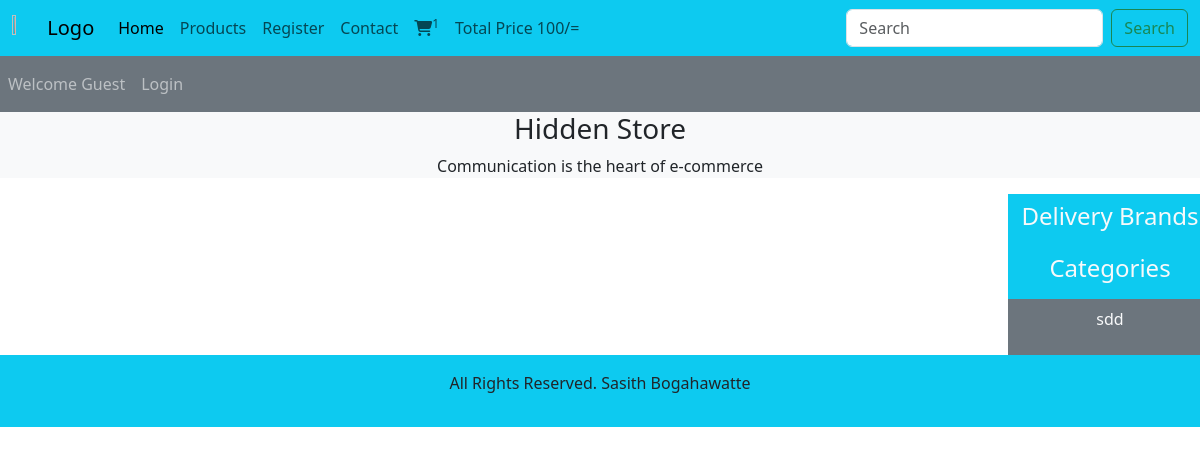
Before: / with the older database file.
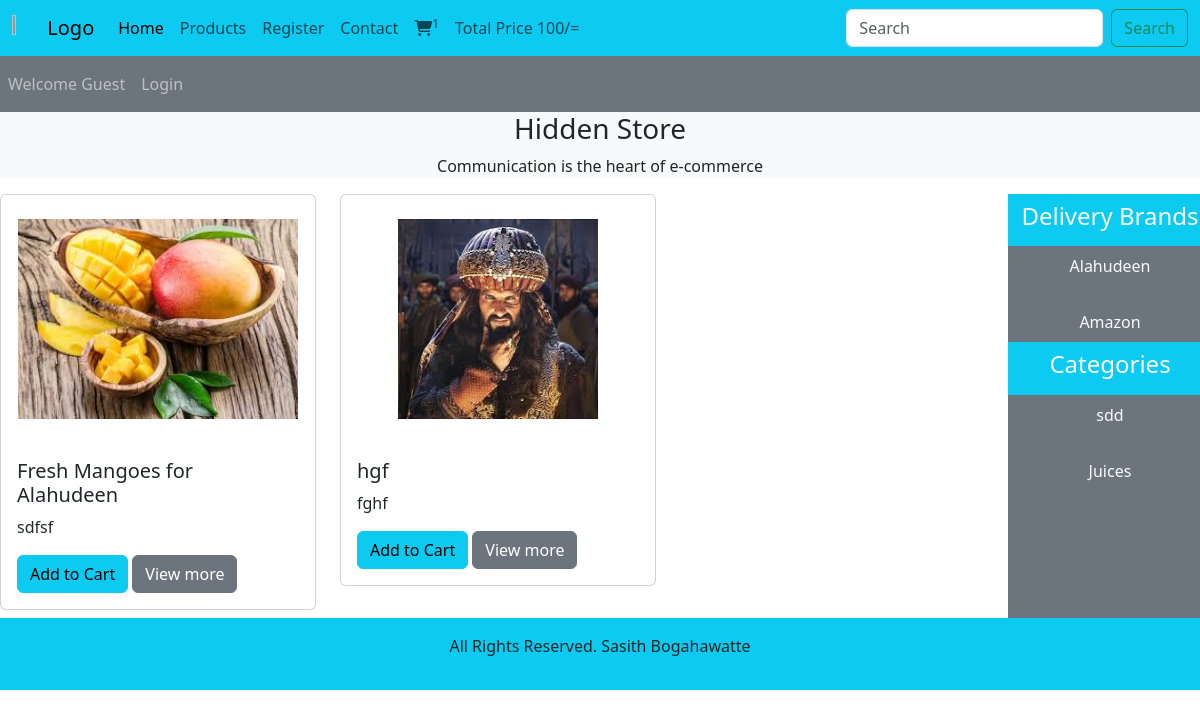
After: the same page with the newer database file.
### tables this page shows
CREATE TABLE `categories` (
  `category_id` int(100) NOT NULL,
  `category_title` varchar(255) NOT NULL
);

CREATE TABLE `products` (
  `product_id` int(100) NOT NULL,
  `product_title` varchar(255) NOT NULL,
  `product_description` varchar(255) NOT NULL,
  `product_keywords` varchar(255) NOT NULL,
  `category_id` int(11) NOT NULL,
  `brand_id` int(11) NOT NULL,
  `product_image1` varchar(255) NOT NULL,
  `product_image2` varchar(255) NOT NULL,
  `product_image3` varchar(255) NOT NULL,
  `product_price` varchar(100) NOT NULL,
  `date` timestamp NOT NULL DEFAULT current_timestamp() ON UPDATE current_timestamp(),
  `status` varchar(100) NOT NULL
);

CREATE TABLE `brands` (
  `brand_id` int(100) NOT NULL,
  `brand_title` varchar(100) NOT NULL
);

### functions/common_function.php (the view, shortened to what this page needs)
<?php
include ('./includes/connect.php');
function getproducts()
{
    if(!isset($_GET['category'])){
        if(!isset($_GET['brand'])){
    global $con;
    $select_query = "Select * from `products` order by rand() limit 0,9";
                    $result_query = mysqli_query($con, $select_query);
                    while ($row = mysqli_fetch_assoc($result_query)) {
                        $product_title = $row['product_title'];
                        $product_description = $row['product_description'];
                        $product_image1 = $row['product_image1'];
                        echo "<div class='col-md-4 mb-2'>
                        <div class='card '>
                            <img class='card-img-top my-4' src='./admin_area/product_images/$product_image1' alt='Card image cap'>
                            <div class='card-body'>
                                <h5 class='card-title'>$product_title</h5>
                                <p class='card-'text'>$product_description</p>
                                <a href='#' class='btn btn-info'>Add to Cart</a>
                                <a href='#' class='btn btn-secondary'>View more</a>
                            </div>
                        </div>
                    </div>";
                    }
}}}
function getbrands(){
    global $con;
     $select_brands = "select * from brands";
                    $result_brands = mysqli_query($con, $select_brands);
                    while ($row_data = mysqli_fetch_assoc($result_brands)) {
                        $brand_title = $row_data['brand_title'];
                        $brand_id = $row_data['brand_id'];
                        echo "<li class='nav-item'>
                        <a href='index.php?brand=$brand_id' class='nav-link text-light'>
                            $brand_title
                        </a>
                    </li>";
                    }
}
 function getcategories(){
    global $con;
                $select_categories = "select * from categories";
                    $result_categories = mysqli_query($con, $select_categories);
                    while ($row_data = mysqli_fetch_assoc($result_categories)) {
                        $category_title = $row_data['category_title'];
                        $category_id = $row_data['category_id'];
                        echo "<li class='nav-item'>
                        <a href='index.php?category=$category_id' class='nav-link text-light'>
                            $category_title
                        </a>
                    </li>";
                    }
 }
?>

### index.php (shortened to what this page needs)
<?php
include('includes\connect.php');
include('functions\common_function.php');
?>
<!DOCTYPE html>
<html lang="en">
<head>
    <link href="https://cdn.jsdelivr.net/npm/bootstrap@5.3.3/dist/css/bootstrap.min.css" rel="stylesheet"
>
    <link rel="stylesheet" href="https://cdnjs.cloudflare.com/ajax/libs/font-awesome/6.6.0/css/all.min.css"
 />
    <link rel="stylesheet" href="styles.css">
</head>
<body>
    <div class="container-fluid p-0">
        <nav class="navbar navbar-expand-lg  bg-info">
            <div class="container-fluid">
                <img src=".\images\logo.png.png" class="logo">
                <a class="navbar-brand" href="#">Logo</a>
                <div class="collapse navbar-collapse" id="navbarSupportedContent">
                    <ul class="navbar-nav me-auto mb-2 mb-lg-0">
                        <li class="nav-item">
                            <a class="nav-link active" aria-current="page" href="#">Home</a>
                        </li>
                        <li class="nav-item">
                            <a class="nav-link" href="#">Products</a>
                        </li>
                        <li class="nav-item">
                            <a class="nav-link" href="#">Register</a>
                        </li>
                        <li class="nav-item">
                            <a class="nav-link" href="#">Contact</a>
                        </li>
                        <li class="nav-item">
                            <a class="nav-link" href="#"><i class="fa-solid fa-cart-shopping"></i><sup>1</sup></a>
                        </li>
                        <li class="nav-item">
                            <a class="nav-link" href="#">Total Price 100/=</a>
                        </li>
                    </ul>
                    <form class="d-flex" role="search">
                        <input class="form-control me-2" type="search" placeholder="Search" aria-label="Search">
                        <button class="btn btn-outline-success" type="submit">Search</button>
                    </form>
                </div>
            </div>
        </nav>
        <nav class="navbar navbar-expand-lg navbar-dark bg-secondary">
            <ul class="navbar-nav me-auto">
                <li class="nav-item">
                    <a class="nav-link" href="#">Welcome Guest</a>
                </li>
                <li class="nav-item">
                    <a class="nav-link" href="#">Login</a>
                </li>
            </ul>
        </nav>
        <div class="bg-light">
            <h3 class="text-center">
                Hidden Store
            </h3>
            <p class="text-center">
                Communication is the heart of e-commerce
            </p>
        </div>
        <div class="row">
            <div class="col-md-10">
                <div class="row">
                    <?php
                    getproducts();
                    ?>
                </div>
            </div>
            <div class="col-md-2 bg-secondary p-0">
                <ul class="navbar-nav me-auto text-center">
                    <li class="nav-item bg-info">
                        <a href="#" class="nav-link text-light ">
                            <h4> Delivery Brands</h4>
                        </a>
                    </li>
                    <?php
                    getbrands();
                    ?>
                </ul>
                <ul class="navbar-nav me-auto text-center">
                    <li class="nav-item bg-info">
                        <a href="#" class="nav-link text-light ">
                            <h4> Categories</h4>
                        </a>
                    </li>
                    <?php
                    getcategories()
                    ?>
                </ul>
            </div>
            <div class="bg-info p-3 text-center">
                <center>
                    <p>All Rights Reserved. Sasith Bogahawatte</p>
                </center>
            </div>
        </div>
</body>
</html>

### styles.css (style rules this page uses)
* { margin: 0; padding: 0; box-sizing: border-box; }
.logo { width: 3%; height: 3%; }
.card-img-top { width: 100%; height:200px; object-fit: contain; }

Changed rows visible on the page:
added products: product_image1 (picture), product_title "Fresh Mangoes for Alahudeen", product_description "sdfsf"
added products: product_image1 (picture), product_title "hgf", product_description "fghf"
added brands: brand_title "Alahudeen"
added brands: brand_title "Amazon"
added categories: category_title "Juices"
